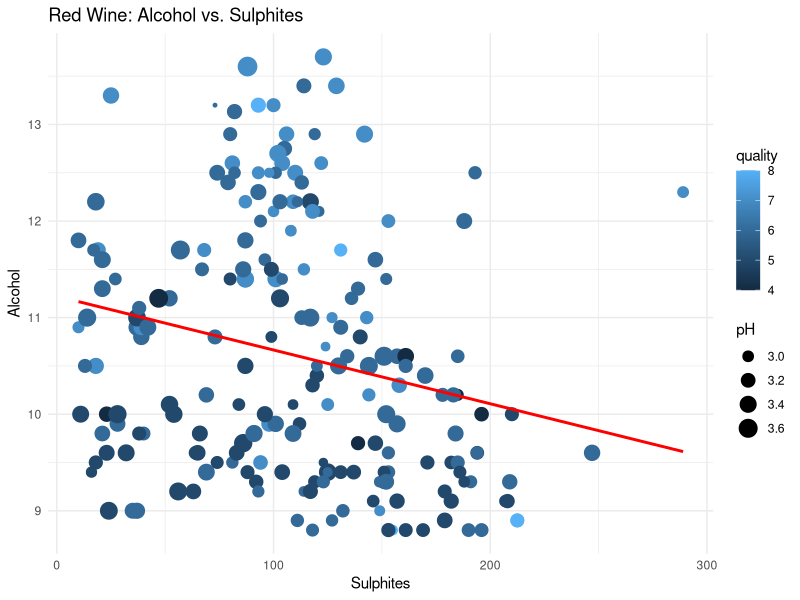
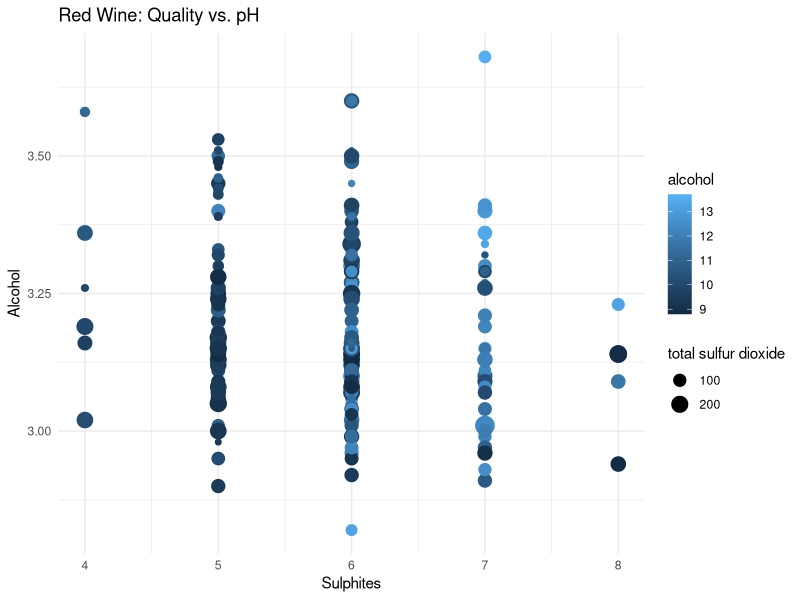
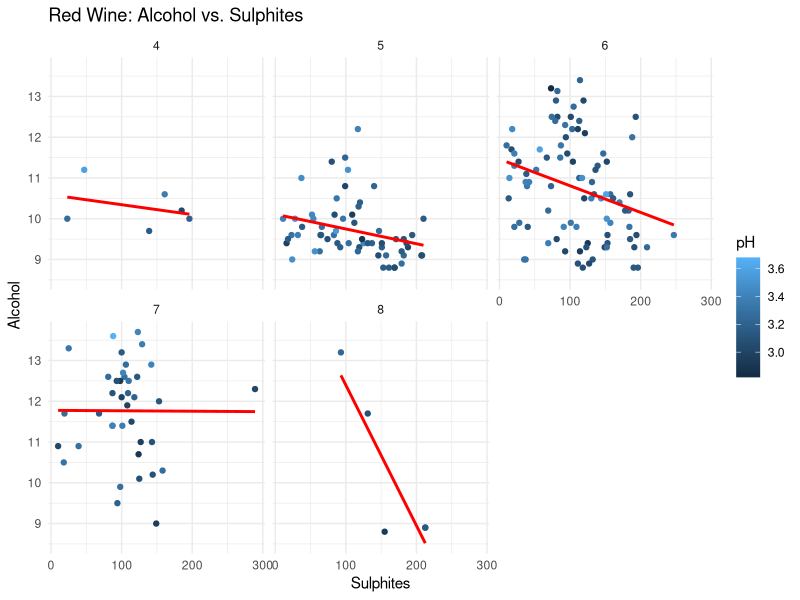
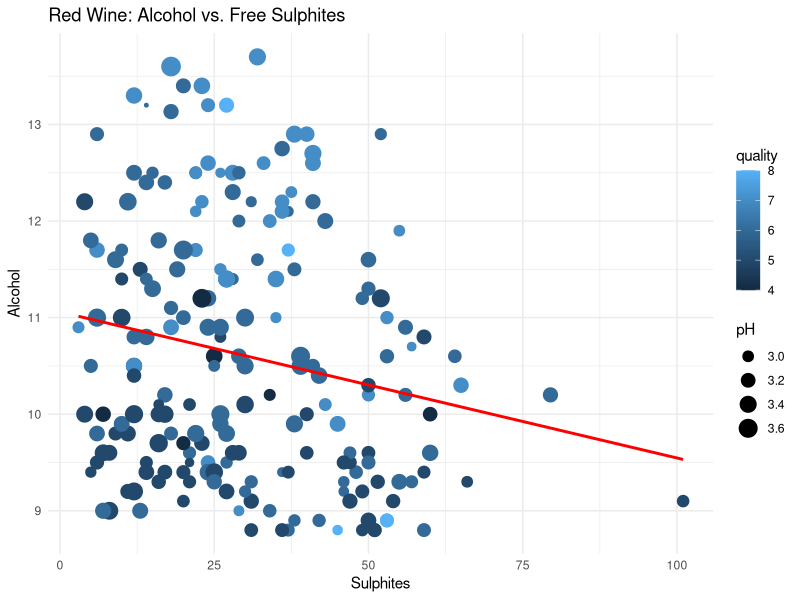
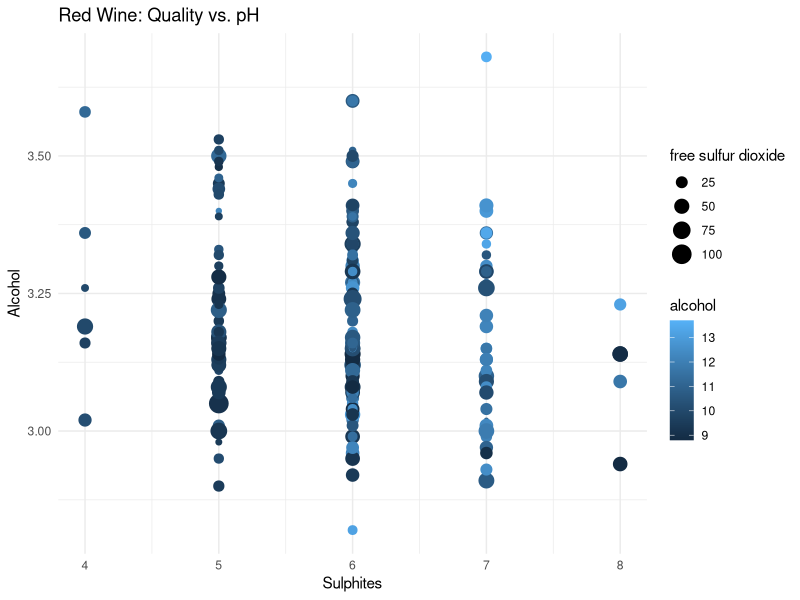
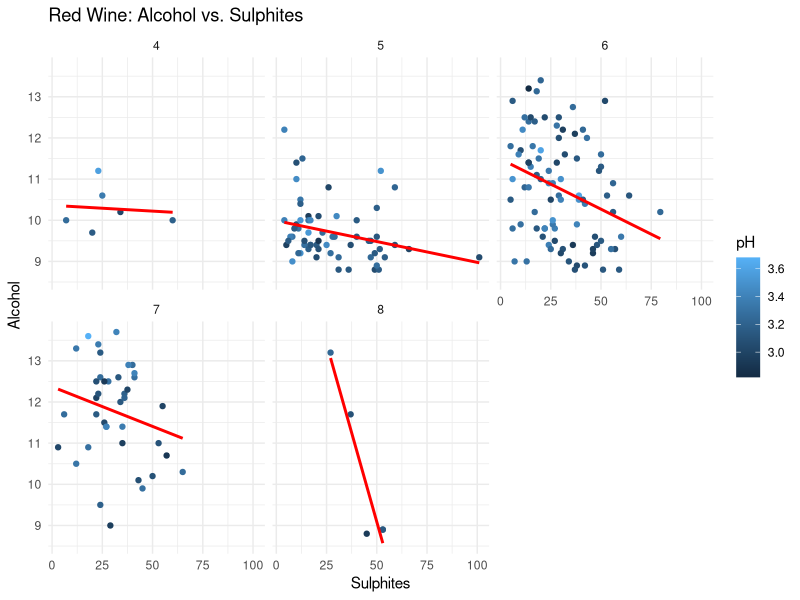
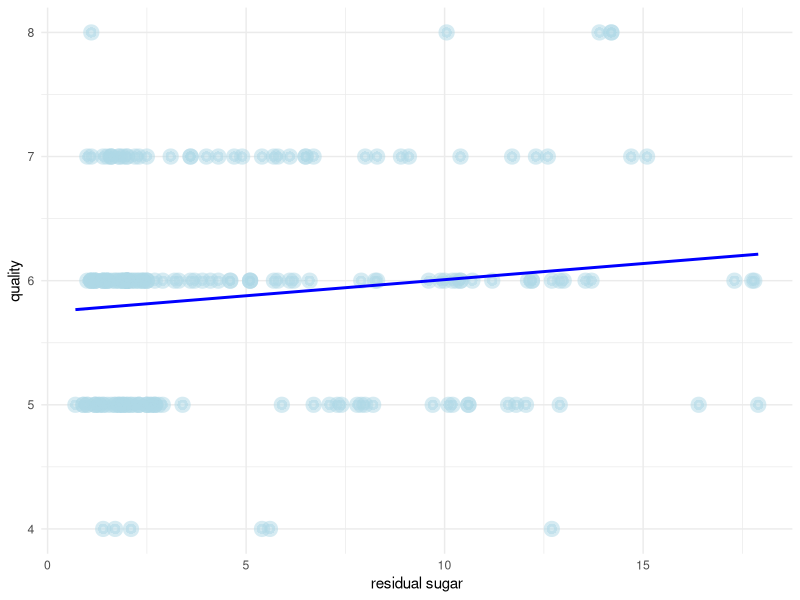
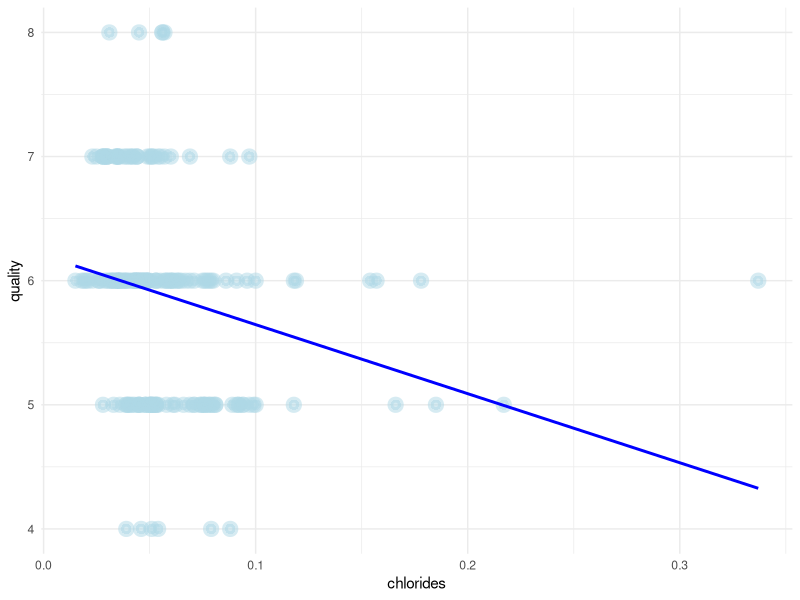

Recreate these plots in R, in order.
#Amanda Polarolo
# Vincent Cifone
##########################
###Creation of a Multi-linear model for Alcohol, pH and Sulphites with respect to Quality

#setwd("C:/Users/Amanda/Documents/GitHub/STAT383_Final")  
# Access to ggplot data visualization
install.packages("ggplot2")         
library(ggplot2)

#Access Dataset's
install.packages("readxl")         
library(readxl)
library(broom)
library(dplyr)
install.packages("flextable")       
library(flextable)

# Clean Console and Environment
rm(list = ls())
cat("\f")

# Local access to datasets
WineProperties_Red <- read_excel("RedWine_DataSet.xlsx")

##### Get Random Sample of 500 red wines
#Seed for random number generator using pseudo-random number generation which is sufficiently random for our purposes
set.seed(5678)

#Find indexes of the 500 random elements
randomIndexes <- sample(seq_len(nrow(WineProperties_Red)), 200, replace = FALSE)

#Get random data from random index (can choose which data to set after ",")
redWineRandom <- WineProperties_Red[randomIndexes, ]




#------------------------------------------------------------------------------------------------#
#Total Sulfur Dioxide#

# Creation of linear models -- Quality VS alcohol~~~~~~~~~~~~~~~~~~~~~~~~~~~~~~~~~~~~~~~~~~~~~~~~~~~~~~~~~~~~~~
red_alc_pH_sulphites_mlr <- lm(quality ~ alcohol + pH + `total sulfur dioxide`, data = redWineRandom)
print(summary(red_alc_pH_sulphites_mlr))

# Scatter Plot: Alcohol Vs. Sulphites
ggplot(redWineRandom, aes(x=`total sulfur dioxide` , y=alcohol, col=quality)) +
  geom_point(aes(size=pH)) +
  geom_smooth(method='lm', se=FALSE, color="red") +
  theme_minimal() +
  labs(title="Red Wine: Alcohol vs. Sulphites", x="Sulphites",y="Alcohol")

# Scatter Plot: Alcohol Vs. Sulphites
ggplot(redWineRandom, aes(x=quality , y=pH, col=alcohol)) +
  geom_point(aes(size=`total sulfur dioxide`)) +
  theme_minimal() +
  labs(title="Red Wine: Quality vs. pH", x="Sulphites",y="Alcohol")

# Scatter Plot: Alcohol Vs. Sulphites
ggplot(redWineRandom, aes(x=`total sulfur dioxide` , y=alcohol, col=pH)) +
  geom_point() +
  geom_smooth(method='lm', se=FALSE, color="red") +
  facet_wrap(~quality) +
  theme_minimal() +
  labs(title="Red Wine: Alcohol vs. Sulphites", x="Sulphites",y="Alcohol")

#------------------------------------------------------------------------------------------------#
#Free Sulfur Dioxide#

# Creation of linear models -- Quality VS alcohol~~~~~~~~~~~~~~~~~~~~~~~~~~~~~~~~~~~~~~~~~~~~~~~~~~~~~~~~~~~~~~
red_alc_pH_sulphites_mlr <- lm(quality ~ alcohol + pH + `free sulfur dioxide`, data = redWineRandom)
print(summary(red_alc_pH_sulphites_mlr))

# Scatter Plot: Alcohol Vs. Free Sulphites
ggplot(redWineRandom, aes(x=`free sulfur dioxide` , y=alcohol, col=quality)) +
  geom_point(aes(size=pH)) +
  geom_smooth(method='lm', se=FALSE, color="red") +
  theme_minimal() +
  labs(title="Red Wine: Alcohol vs. Free Sulphites", x="Sulphites",y="Alcohol")

# Scatter Plot: Alcohol Vs. Free Sulphites
ggplot(redWineRandom, aes(x=quality , y=pH, col=alcohol)) +
  geom_point(aes(size=`free sulfur dioxide`)) +
  theme_minimal() +
  labs(title="Red Wine: Quality vs. pH", x="Sulphites",y="Alcohol")

# Scatter Plot: Alcohol Vs. Free Sulphites
ggplot(redWineRandom, aes(x=`free sulfur dioxide` , y=alcohol, col=pH)) +
  geom_point() +
  geom_smooth(method='lm', se=FALSE, color="red") +
  facet_wrap(~quality) +
  theme_minimal() +
  labs(title="Red Wine: Alcohol vs. Sulphites", x="Sulphites",y="Alcohol")

#------------------------------------------------------------------------------------------------#

######Sugar, Chlorides and Quality#

# Creation of linear models -- Quality VS sugar and chlorides~~~~~~~~~~~~~~~~~~~~~~~~~~~~~~~~~~~~~~~~~~~~~~~~~~~~~~~~~~~~~~
red_sug_chlor_quality_mlr <- lm(quality ~ `residual sugar` + chlorides, data = redWineRandom)
print(summary(red_sug_chlor_quality_mlr))

# Scatter Plot: Sugar, chlorides, quality
ggplot(redWineRandom, aes(x=`residual sugar` , y=quality)) +
  geom_point(stroke=3, alpha = 0.5, color = "lightblue") +
  geom_smooth(method='lm', se=FALSE, color="blue") +
  theme_minimal() 

# Scatter Plot: Sugar, chlorides, quality
ggplot(redWineRandom, aes(x=chlorides , y=quality)) +
  geom_point(stroke=3, alpha = 0.5, color = "lightblue") +
  geom_smooth(method='lm', se=FALSE, color="blue") +
  theme_minimal() 

 table <- as_flextable(red_sug_chlor_quality_mlr)
print(table)
